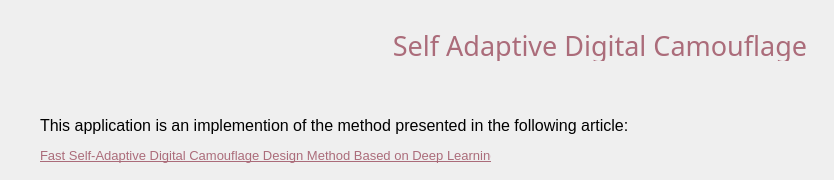
      <widget class="QWidget" name="about">
       <attribute name="title">
        <string>About</string>
       </attribute>
       <widget class="QLabel" name="label_8">
        <property name="geometry">
         <rect>
          <x>40</x>
          <y>110</y>
          <width>731</width>
          <height>31</height>
         </rect>
        </property>
        <property name="font">
         <font>
          <pointsize>12</pointsize>
         </font>
        </property>
        <property name="styleSheet">
         <string notr="true"/>
        </property>
        <property name="text">
         <string>This application is an implemention of the method presented in the following article:</string>
        </property>
       </widget>
       <widget class="QLabel" name="label_9">
        <property name="geometry">
         <rect>
          <x>40</x>
          <y>140</y>
          <width>451</width>
          <height>31</height>
         </rect>
        </property>
        <property name="font">
         <font>
          <pointsize>10</pointsize>
         </font>
        </property>
        <property name="styleSheet">
         <string notr="true">color:green</string>
        </property>
        <property name="text">
         <string>&lt;a href=&quot;https://www.mdpi.com/2076-3417/10/15/5284/htm&quot;style=&quot;color: #ab6c7a&quot;&gt;Fast Self-Adaptive Digital Camouflage Design Method Based on Deep Learning&lt;/a&gt;</string>
        </property>
        <property name="textFormat">
         <enum>Qt::AutoText</enum>
        </property>
        <property name="openExternalLinks">
         <bool>true</bool>
        </property>
        <property name="textInteractionFlags">
         <set>Qt::LinksAccessibleByKeyboard|Qt::LinksAccessibleByMouse</set>
        </property>
       </widget>
       <widget class="QLabel" name="label">
        <property name="geometry">
         <rect>
          <x>375</x>
          <y>30</y>
          <width>450</width>
          <height>31</height>
         </rect>
        </property>
        <property name="font">
         <font>
          <family>MV Boli</family>
          <pointsize>20</pointsize>
          <weight>50</weight>
          <bold>false</bold>
         </font>
        </property>
        <property name="styleSheet">
         <string notr="true">color:#ab6c7a</string>
        </property>
        <property name="text">
         <string>Self Adaptive Digital Camouflage</string>
        </property>
        <property name="alignment">
         <set>Qt::AlignCenter</set>
        </property>
       </widget>
      </widget>
